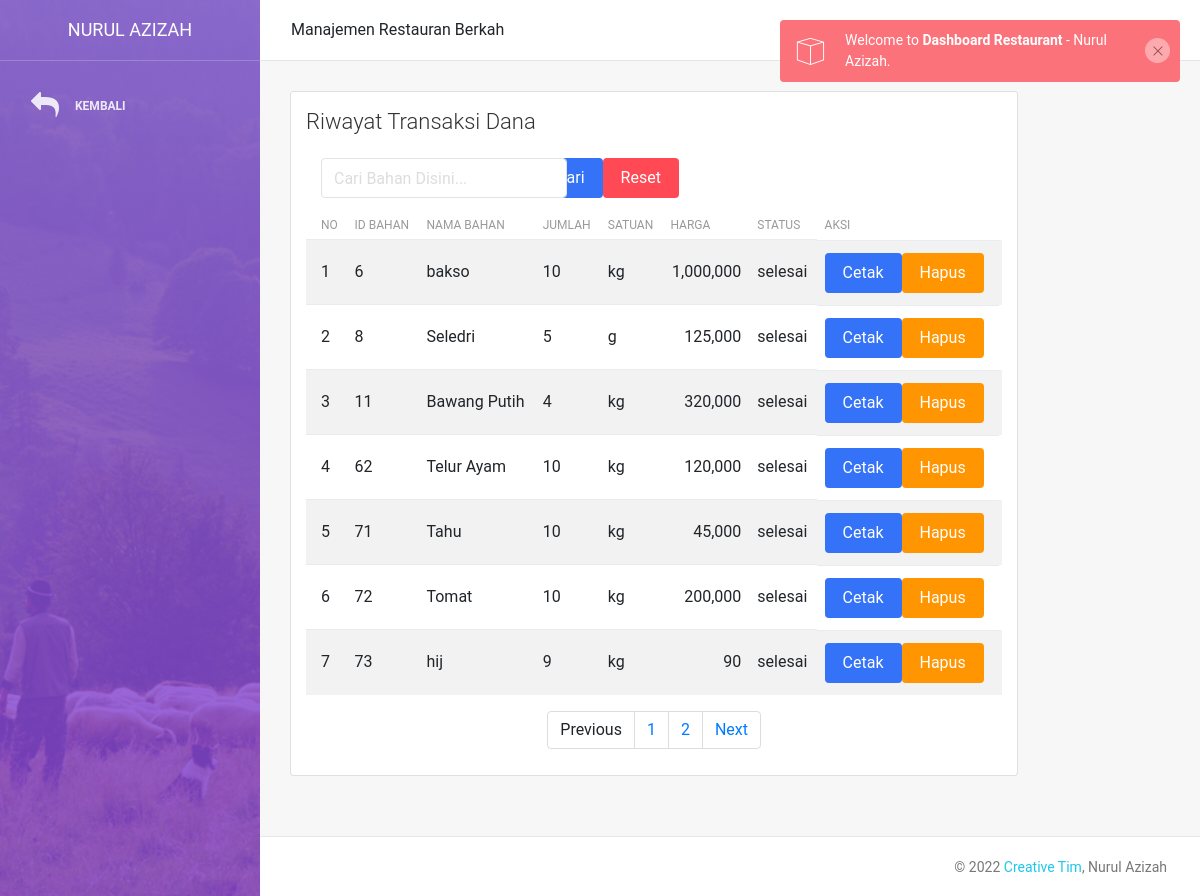
The page /pengeluaran_dana.php (signed in) on the database its author committed.
### tables this page shows
CREATE TABLE `pengajuan_bahan` (
  `id_pengajuan` int(11) NOT NULL,
  `nama_pengajuan` varchar(100) NOT NULL,
  `jumlah` int(11) NOT NULL,
  `satuan` varchar(100) NOT NULL,
  `harga` bigint(20) NOT NULL,
  `tanggal_p` date NOT NULL,
  `status` varchar(100) NOT NULL
);

### pengeluaran_dana.php (the view, shortened to what this page needs)
<?php
include 'config.php';
?>
<!DOCTYPE html>
<html lang="en">
<head>
    <link rel="stylesheet" href="https://maxcdn.bootstrapcdn.com/font-awesome/latest/css/font-awesome.min.css" />
    <link href="assets/css/bootstrap.min.css" rel="stylesheet" />
    <link href="assets/css/light-bootstrap-dashboard.css?v=2.0.0 " rel="stylesheet" />
    <link href="assets/css/demo.css" rel="stylesheet" />
</head>
<body>
    <div class="wrapper">
        <div class="sidebar" data-image="assets/img/sidebar-3.jpg">
            <div class="sidebar-wrapper">
                <div class="logo">
                    <a class="simple-text">
                        Nurul Azizah
                    </a>
                </div>
                <ul class="nav">
                     <li>
                        <a class="nav-link" onclick="history.back(-1)">
                            <i class="fa fa-reply"></i>
                            <p>Kembali</p>
                        </a>
                    </li>
                </ul>
            </div>
        </div>
        <div class="main-panel">
            <nav class="navbar navbar-expand-lg " color-on-scroll="500">
                <div class="container-fluid">
                    <div class="collapse navbar-collapse justify-content-end" id="navigation">
                        <ul class="nav navbar-nav mr-auto">
                          Manajemen Restauran Berkah
                        </ul>
                        <ul class="navbar-nav ml-auto">
                            <li class="nav-item">
                                <a class="nav-link">
                                    <span class="no-icon">Riwayat Transaksi Dana</span>
                                </a>
                            </li>
                        </ul>
                    </div>
                </div>
            </nav>
            <div class="content">
                <div class="container-fluid">
                    <div class="row">
                        <div class="col-md-10">
                            <div class="card">
                                <div class="card-header">
                                    <h4 class="card-title">Riwayat Transaksi Dana</h4>
                                </div>
                                <div class="card-body">
  <form class="form-inline" method="post" role="search" >
   <div class="col-md-4">
        <input type="text" name="keyword" class="form-control" placeholder="Cari Bahan Disini...">
    </div>
  <button type="submit" name="cari" class="btn btn-primary btn-fill">Cari</button>
  <a href="pengeluaran_dana.php" class="btn btn-danger btn-fill">Reset</a>
</form>
  <table id="tabel"  class="table table-hover table-striped">
    <thead>
    <tr>
        <th>No</th>
        <th>ID Bahan</th>
        <th>Nama Bahan</th>
        <th>Jumlah</th>
        <th>Satuan</th>
        <th>Harga</th>
        <th>Status</th>
        <th>Aksi</th>
    </tr>
</thead>
    <?php
      $i=1;
    $batas = 7;
    $halaman = isset($_GET['halaman'])?(int)$_GET['halaman'] : 1;
    $halaman_awal = ($halaman>1) ? ($halaman * $batas) - $batas : 0;
    $previous = $halaman - 1;
    $next = $halaman + 1;
    $view = mysqli_query($dbconnect,"SELECT * FROM pengajuan_bahan WHERE status = 'selesai'");
    $jumlah_data = mysqli_num_rows($view);
    $total_halaman = ceil($jumlah_data / $batas);
    $view = mysqli_query($dbconnect,"SELECT * FROM pengajuan_bahan WHERE status = 'selesai' LIMIT $halaman_awal, $batas");
    while($row = mysqli_fetch_array($view)){
    ?>
    <tr>
        <td><?=$i?></td>
        <td><?= $row['id_pengajuan']?></td>
        <td><?= $row['nama_pengajuan']?></td>
        <td><?= $row['jumlah']?></td>
        <td><?= $row['satuan']?></td>
        <td align="right"><?=number_format($row['harga']*$row['jumlah'])?></td>
        <td><?= $row['status']?></td>
        <td>
            <a href="cetak_pdana.php?id=<?=$row['id_pengajuan']?>" class="btn btn-primary btn-fill">Cetak</a>
            <a href="hapus_pdana.php?id=<?=$row['id_pengajuan']?>" class="btn btn-warning btn-fill" onclick="return confirm('Apakah anda yakin?')">Hapus</a>
        </td>
    </tr>
    <?php
    $i++;
    }
    ?>
  </table>
  <nav>
            <ul class="pagination justify-content-center">
                <li class="page-item">
                    <a class="page-link" <?php if($halaman > 1){ echo "href='?halaman=$previous'"; } ?>>Previous</a>
                </li>
                <?php
                for($x=1;$x<=$total_halaman;$x++){
                    ?>
                    <li class="page-item"><a class="page-link" href="?halaman=<?php echo $x ?>"><?php echo $x; ?></a></li>
                    <?php
                }
                ?>
                <li class="page-item">
                    <a  class="page-link" <?php if($halaman < $total_halaman) { echo "href='?halaman=$next'"; } ?>>Next</a>
                </li>
            </ul>
        </nav>
                                  </div>
                            </div>
                        </div>
                    </div>
                </div>
            </div>
            <footer class="footer">
                <div class="container-fluid">
                    <nav>
                        <p class="copyright text-center">
                            ©
                            <a href="http://www.creative-tim.com">Creative Tim</a>, Nurul Azizah
                        </p>
                    </nav>
                </div>
            </footer>
        </div>
    </div>
</body>
</html>

### rows shown on the page
pengajuan_bahan: id_pengajuan "6", nama_pengajuan "bakso", jumlah "10", satuan "kg", $row['harga']*$row['jumlah'] "1,000,000", status "selesai"
pengajuan_bahan: id_pengajuan "8", nama_pengajuan "Seledri", jumlah "5", satuan "g", $row['harga']*$row['jumlah'] "125,000", status "selesai"
pengajuan_bahan: id_pengajuan "11", nama_pengajuan "Bawang Putih", jumlah "4", satuan "kg", $row['harga']*$row['jumlah'] "320,000", status "selesai"
pengajuan_bahan: id_pengajuan "62", nama_pengajuan "Telur Ayam", jumlah "10", satuan "kg", $row['harga']*$row['jumlah'] "120,000", status "selesai"
pengajuan_bahan: id_pengajuan "71", nama_pengajuan "Tahu", jumlah "10", satuan "kg", $row['harga']*$row['jumlah'] "45,000", status "selesai"
pengajuan_bahan: id_pengajuan "72", nama_pengajuan "Tomat", jumlah "10", satuan "kg", $row['harga']*$row['jumlah'] "200,000", status "selesai"
pengajuan_bahan: id_pengajuan "73", nama_pengajuan "hij", jumlah "9", satuan "kg", $row['harga']*$row['jumlah'] "90", status "selesai"
